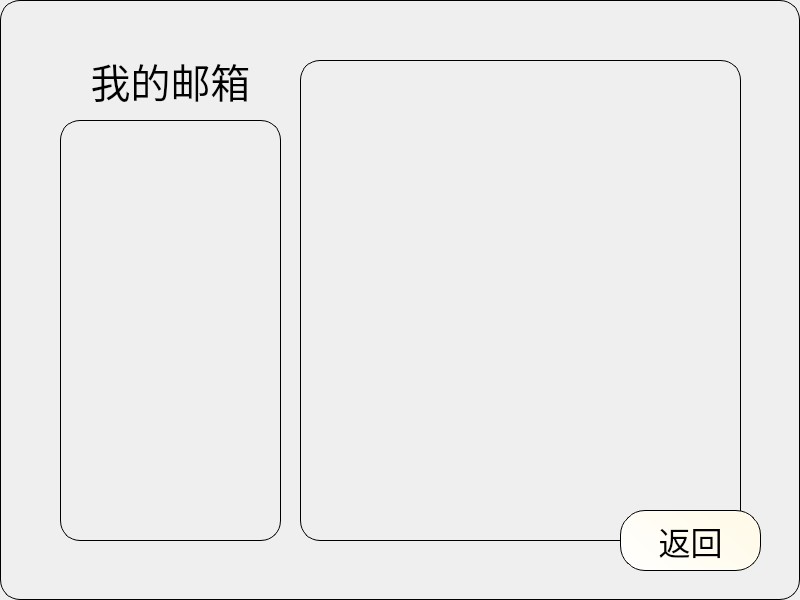
<?xml version="1.0" encoding="UTF-8"?>
<ui version="4.0">
 <class>Form_Mail</class>
 <widget class="QWidget" name="Form_Mail">
  <property name="geometry">
   <rect>
    <x>0</x>
    <y>0</y>
    <width>800</width>
    <height>600</height>
   </rect>
  </property>
  <property name="windowTitle">
   <string>Form</string>
  </property>
  <property name="styleSheet">
   <string notr="true">*{
	font: 700 30pt &quot;霞鹜文楷等宽&quot;;
}

.QWidget{
	border:1px solid black;
	border-radius: 20px;
}

.QGroupBox{
	border:1px solid black;
	border-radius: 20px;
}

QLabel{
	font:30pt;
	selection-color: rgb(0, 0, 0);
	selection-background-color: rgb(255, 250, 216);
}

QPushButton{
	font: 24pt;
	border:1px solid black;
	border-radius:25px;
	background-color: qlineargradient(spread:pad, x1:1, y1:0.5, x2:0, y2:1, stop:0 rgba(255, 250, 233, 255), stop:1 rgba(255, 255, 255, 255));
}
QPushButton:hover{
	font: 25pt;
	background-color: qlineargradient(spread:pad, x1:0.66, y1:0.66, x2:0, y2:0, stop:0 rgba(250, 249, 230, 255), stop:1 rgba(255, 255, 255, 255));
}
QPushButton:pressed{
	font: 25pt;
	border:1px solid rgba(100, 100, 100, 255);
	background-color: qlineargradient(spread:pad, x1:0.5, y1:0.5, x2:0, y2:0, stop:0 rgba(255, 244, 228, 255), stop:1 rgba(255, 255, 255, 255));
}

QComboBox{
	font: 30pt;
	border:1px solid black;
	border-radius:30px;
	padding-left:40px;
	padding-bottom:3px;
	background-color: qlineargradient(spread:pad, x1:1, y1:0.00568182, x2:0, y2:1, stop:0 rgba(255, 250, 233, 255), stop:1 rgba(255, 255, 255, 255));
}
QComboBox QAbstractItemView{
	outline: 0px solid black;
	border:1px solid grey;
	border-radius:10px;
	background-color: rgba(255, 255, 255, 0);
	selection-background-color :rgba(255, 255, 255, 0);
}
QComboBox QAbstractItemView:item{
	padding-left:40px;
	border:1px solid black;
	border-radius:20px;
	background-color: qlineargradient(spread:pad, x1:1, y1:0.00568182, x2:0, y2:1, stop:0 rgba(255, 250, 243, 255), stop:1 rgba(255, 255, 255, 255));
}
QComboBox QAbstractItemView::item:selected{
	color:black;
	background-color: qlineargradient(spread:pad, x1:1, y1:0.00568182, x2:0, y2:1, stop:0 rgba(255, 250, 233, 255), stop:1 rgba(255, 255, 255, 255));
}

QLineEdit{
	font: 20pt;
	border: 1px solid black;
	border-radius: 20px;
	background-color: qlineargradient(spread:pad, x1:1, y1:0.00568182, x2:0, y2:1, stop:0 rgba(255, 250, 233, 255), stop:1 rgba(255, 255, 255, 255));
	selection-color: rgb(0, 0, 0);
	selection-background-color: rgb(255, 250, 216);
	padding-left: 16px;
	padding-right: 16px;
}

QTextEdit{
	font: 20pt;
	border: 1px solid black;
	border-radius: 20px;
	background-color: qlineargradient(spread:pad, x1:1, y1:0.00568182, x2:0, y2:1, stop:0 rgba(255, 250, 233, 255), stop:1 rgba(255, 255, 255, 255));
	selection-color: rgb(0, 0, 0);
	selection-background-color: rgb(255, 250, 216);
	padding-left: 16px;
	padding-right: 16px;
	padding-top: 10px;
	padding-bottom: 10px;
}

QSpinBox{
	font: 26pt;
	border:1px solid black;
	border-radius:10px;
 	background-color: qlineargradient(spread:pad, x1:1, y1:0.5, x2:0, y2:1, stop:0 rgba(255, 250, 233, 255), stop:1 rgba(255, 255, 255, 255));
	selection-color: rgb(0, 0, 0);
	selection-background-color: qlineargradient(spread:pad, x1:1, y1:0.5, x2:0, y2:1, stop:0 rgba(255, 250, 233, 255), stop:1 rgba(255, 255, 255, 255));
}

QScrollArea{
	border: none;
	background-color: transparent;
}

QTextBrowser{
	border: 1px solid black;
	background-color: rgba( 245, 245, 245, 200 );
	selection-color: rgb(0, 0, 0);
	selection-background-color: rgb(255, 250, 216);
}</string>
  </property>
  <widget class="QLabel" name="background">
   <property name="geometry">
    <rect>
     <x>0</x>
     <y>0</y>
     <width>800</width>
     <height>600</height>
    </rect>
   </property>
   <property name="text">
    <string/>
   </property>
   <property name="pixmap">
    <pixmap resource="../../Resource/resource.qrc">:/Image/background.jpg</pixmap>
   </property>
   <property name="scaledContents">
    <bool>true</bool>
   </property>
  </widget>
  <widget class="QWidget" name="Group_Mails" native="true">
   <property name="geometry">
    <rect>
     <x>60</x>
     <y>120</y>
     <width>221</width>
     <height>421</height>
    </rect>
   </property>
   <widget class="QScrollArea" name="sa">
    <property name="geometry">
     <rect>
      <x>10</x>
      <y>10</y>
      <width>201</width>
      <height>401</height>
     </rect>
    </property>
    <property name="minimumSize">
     <size>
      <width>201</width>
      <height>401</height>
     </size>
    </property>
    <property name="maximumSize">
     <size>
      <width>201</width>
      <height>401</height>
     </size>
    </property>
    <property name="styleSheet">
     <string notr="true"/>
    </property>
    <property name="verticalScrollBarPolicy">
     <enum>Qt::ScrollBarAlwaysOff</enum>
    </property>
    <property name="horizontalScrollBarPolicy">
     <enum>Qt::ScrollBarAlwaysOff</enum>
    </property>
    <property name="widgetResizable">
     <bool>true</bool>
    </property>
    <widget class="QWidget" name="sawc">
     <property name="geometry">
      <rect>
       <x>0</x>
       <y>0</y>
       <width>201</width>
       <height>401</height>
      </rect>
     </property>
     <property name="styleSheet">
      <string notr="true">QWidget#sawc{
	border: none;
	background-color: transparent;
}</string>
     </property>
     <layout class="QVBoxLayout" name="verticalLayout">
      <property name="leftMargin">
       <number>0</number>
      </property>
      <property name="topMargin">
       <number>0</number>
      </property>
      <property name="rightMargin">
       <number>0</number>
      </property>
      <property name="bottomMargin">
       <number>0</number>
      </property>
      <item>
       <spacer name="spacer">
        <property name="orientation">
         <enum>Qt::Vertical</enum>
        </property>
        <property name="sizeHint" stdset="0">
         <size>
          <width>20</width>
          <height>40</height>
         </size>
        </property>
       </spacer>
      </item>
     </layout>
    </widget>
   </widget>
  </widget>
  <widget class="QWidget" name="Group_Text" native="true">
   <property name="geometry">
    <rect>
     <x>300</x>
     <y>60</y>
     <width>441</width>
     <height>481</height>
    </rect>
   </property>
  </widget>
  <widget class="QLabel" name="lb_title">
   <property name="geometry">
    <rect>
     <x>60</x>
     <y>40</y>
     <width>221</width>
     <height>81</height>
    </rect>
   </property>
   <property name="text">
    <string>我的邮箱</string>
   </property>
   <property name="alignment">
    <set>Qt::AlignCenter</set>
   </property>
  </widget>
  <widget class="QPushButton" name="btn_close">
   <property name="geometry">
    <rect>
     <x>620</x>
     <y>510</y>
     <width>141</width>
     <height>61</height>
    </rect>
   </property>
   <property name="text">
    <string>返回</string>
   </property>
  </widget>
 </widget>
 <resources>
  <include location="../../Resource/resource.qrc"/>
 </resources>
 <connections/>
</ui>
